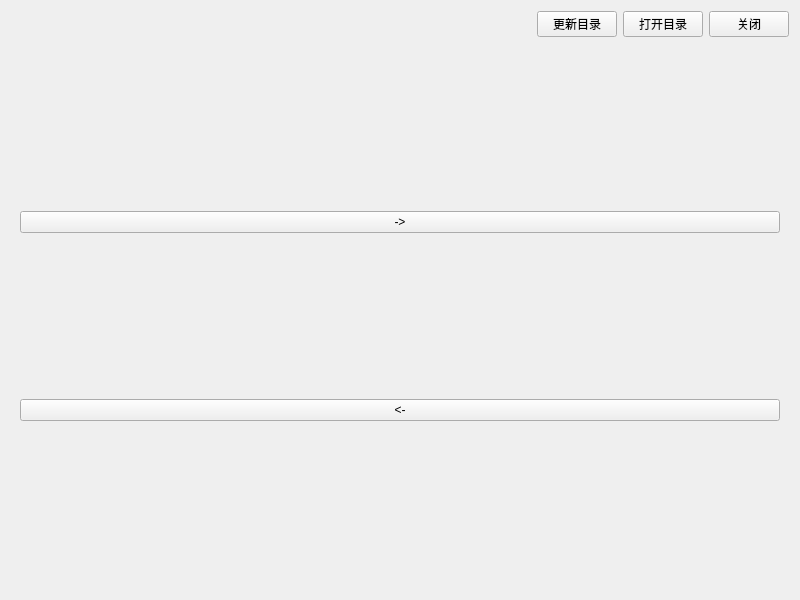
<?xml version="1.0" encoding="UTF-8"?>
<ui version="4.0">
 <class>sFileSystem</class>
 <widget class="QWidget" name="sFileSystem">
  <property name="geometry">
   <rect>
    <x>0</x>
    <y>0</y>
    <width>800</width>
    <height>600</height>
   </rect>
  </property>
  <property name="windowTitle">
   <string>sFileSystem</string>
  </property>
  <layout class="QVBoxLayout" name="verticalLayout_2">
   <item>
    <layout class="QHBoxLayout" name="horizontalLayout">
     <item>
      <spacer name="horizontalSpacer">
       <property name="orientation">
        <enum>Qt::Horizontal</enum>
       </property>
       <property name="sizeHint" stdset="0">
        <size>
         <width>40</width>
         <height>20</height>
        </size>
       </property>
      </spacer>
     </item>
     <item>
      <widget class="QPushButton" name="UI_PB_DIR_FS">
       <property name="text">
        <string>更新目录</string>
       </property>
      </widget>
     </item>
     <item>
      <widget class="QPushButton" name="UI_PB_OPEN_FS">
       <property name="text">
        <string>打开目录</string>
       </property>
      </widget>
     </item>
     <item>
      <widget class="QPushButton" name="UI_PB_CLOSE_FS">
       <property name="text">
        <string>关闭</string>
       </property>
      </widget>
     </item>
    </layout>
   </item>
   <item>
    <layout class="QHBoxLayout" name="horizontalLayout_2">
     <item>
      <widget class="QWidget" name="widget" native="true">
       <layout class="QVBoxLayout" name="verticalLayout">
        <item>
         <spacer name="verticalSpacer">
          <property name="orientation">
           <enum>Qt::Vertical</enum>
          </property>
          <property name="sizeHint" stdset="0">
           <size>
            <width>20</width>
            <height>137</height>
           </size>
          </property>
         </spacer>
        </item>
        <item>
         <widget class="QPushButton" name="UI_PB_SAVEAS_FS">
          <property name="text">
           <string>-&gt;</string>
          </property>
         </widget>
        </item>
        <item>
         <spacer name="verticalSpacer_3">
          <property name="orientation">
           <enum>Qt::Vertical</enum>
          </property>
          <property name="sizeHint" stdset="0">
           <size>
            <width>20</width>
            <height>40</height>
           </size>
          </property>
         </spacer>
        </item>
        <item>
         <widget class="QPushButton" name="UI_PB_LOAD_FS">
          <property name="text">
           <string>&lt;-</string>
          </property>
         </widget>
        </item>
        <item>
         <spacer name="verticalSpacer_2">
          <property name="orientation">
           <enum>Qt::Vertical</enum>
          </property>
          <property name="sizeHint" stdset="0">
           <size>
            <width>20</width>
            <height>40</height>
           </size>
          </property>
         </spacer>
        </item>
       </layout>
      </widget>
     </item>
    </layout>
   </item>
  </layout>
 </widget>
 <resources/>
 <connections/>
</ui>
